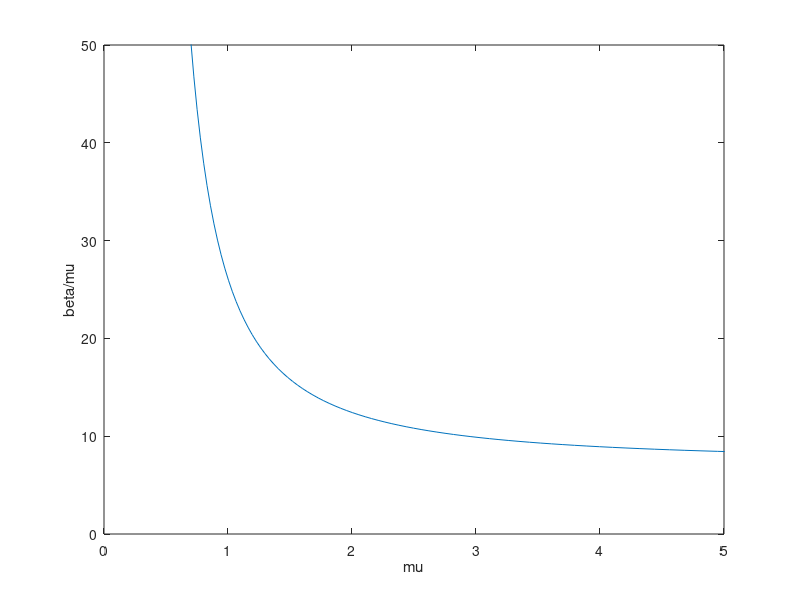

The MATLAB source for this figure: (Note: this script raises an error after producing the figure.)
% Copyright (c) 2021 Francesca Scarabel
% This code is distributed under the MIT license, see LICENSE for 
% licensing information. 
% 
% If using this code, please cite 
% Scarabel, Diekmann, Vermiglio, Numerical bifurcation analysis of renewal
% equations via pseudospectral approximation, available at 
% https://arxiv.org/abs/2012.05364

% MC_example22
% command line instructions for the MatCont continuation of the system defined
% in PS_example22.m
% (Gurney et al, Nature 1980)

clear;
clearvars -global cds
close all

%% Analytic Hopf curve

w = [1.7:0.01:3]'; % linspace(pi/2,pi-0.1,100)';

c1= w.*cos(w)./sin(w);
c2= -w./sin(w);

mmu = -c1;
bbeta = -c1.*exp(1+c2./c1);

figure
plot(mmu,bbeta./mmu); hold on
axis([0 5 0 50])
xlabel('mu'); ylabel('beta/mu')

%% Numerical continuation with Matcont

% Discretization parameters
M=20;

% Initial parameter values
tau_max=5; 
mu=4;
gamma=1;
aux=1;
par=[gamma,mu,aux,tau_max,M]';

% Approximated equilibrium corresponding to par
xeq=0;
yeq=[];

% Continuation parameters
ap1=1; % index of the continuation parameter in the vector par
ap2=2;
ap3=3;
TOL=1e-6;
TestTOL=1e-6;

%% Continuation process

MM=M; % dimension of the approximating ODE system
handles=feval(@PS_example22);
opt=contset;
global cds;

%% Equilibrium continuation from initial point [xeq;yeq]

display('Starting equilibrium continuation from initial point');
par0=par;

% set options
opt=contset(opt,'Singularities',1);
opt=contset(opt,'FunTolerance',TOL); opt=contset(opt,'VarTolerance',TOL);
opt=contset(opt,'TestTolerance',TestTOL);
opt=contset(opt,'Eigenvalues',1);
opt=contset(opt,'Backward',0);
opt=contset(opt,'MaxNumPoints',200);

state_eq=feval(handles{1},M,xeq,yeq,tau_max); % initializes equilibrium vector
[x0,v0]=init_EP_EP(@PS_example22,state_eq,par0,ap1);
[xe,ve,se,he,fe]=cont(@equilibrium,x0,v0,opt); xe(end,end)
jj=0;
while ((length(se)<3) && xe(end,end)>0.1 && jj<10)
    [xe,ve,se,he,fe]=cont(xe,ve,se,he,fe,cds);
    jj=jj+1;
end

%% Detection of singular points
% xe,ve,se,he,fe = output of previous continuation
% par = current parameter vector
% ap1 = index of continuation parameter in vector par

% BP, branching point
for ii=1:length(se)
    if strcmp(se(ii).label,'BP')==1
        BP_index=se(ii).index;
        sBP=se(ii);
        break;
    end
end
par(ap1)=xe(end,BP_index);
BP=xe(1:MM,BP_index);

xeBP=xe; veBP=ve; seBP=se; heBP=he; feBP=fe;
parBP=par;

%% Equilibrium continuation from BP
% BP = vector of variables at BP
% parBP = parameter vector at BP
% sBP = information about BP from previous continuation
display('Starting equilibrium continuation from BP');

% set options
%opt=contset(opt,'MaxNumPoints',100);
opt=contset(opt,'MaxStepsize',1);
opt=contset(opt,'Backward',0);

[x0,v0]=init_BP_EP(@PS_example22,BP,parBP,sBP,0.01);
[xe,ve,se,he,fe]=cont(@equilibrium,x0,v0,opt); xe(end,end)
jj=0;
while ( xe(end,end)<30 && xe(end,end)>0 && jj<10)
    [xe,ve,se,he,fe]=cont(xe,ve,se,he,fe,cds); xe(end,end)
    jj=jj+1;
end

% Plot
figure(1) 
cpl(xe,ve,se,[MM+1 1]);
xlabel('gamma');
title(['Bifurcation Example 2.2, mu=',num2str(mu),', M=',num2str(M)]);

%% Detection of singular points
% H, Hopf point

for ii=1:size(se)
    if (strcmp(se(ii).label,'H ')==1 && xe(end,se(ii).index)>0)
        H_index=se(ii).index;
        break;
    end
end
par(ap1)=xe(end,H_index);
H=xe(1:MM,H_index);

xeH=xe; veH=ve; seH=se; heH=he; feH=fe;
parH=par;

%% H continuation in two parameters
% H = vector of variables at H
% parH = parameter vector at H
% ap1,ap2 = index of continuation parameters in the vector par
display('Starting H continuation');

% set options
opt=contset(opt,'FunTolerance',TOL); opt=contset(opt,'VarTolerance',TOL);
opt=contset(opt,'TestTolerance',TOL);
opt=contset(opt,'Singularities',0);

% forward branch
opt=contset(opt,'Backward',0);

[x0,v0]=init_H_H(@PS_example22,H,parH,[ap1 ap2]);
[xh,vh,sh,hh,fh]=cont(@hopf,x0,[],opt); xh(MM+1,end)

jj=0;
while (xh(MM+2,1)<5 && xh(MM+2,end)<5 && xh(MM+2,1)>0.6 && xh(MM+2,end)>0.6 && jj<5)
     [xh,vh,sh,hh,fh]=cont(xh,vh,sh,hh,fh,cds); xh(MM+2,end)
      jj=jj+1;
end

%% backward branch
opt=contset(opt,'Backward',1);

[x0,v0]=init_H_H(@PS_example22,H,parH,[ap1 ap2]);
[xhb,vhb,shb,hhb,fhb]=cont(@hopf,x0,[],opt); xhb(MM+1,end)
% [xhb,vhb,shb,hhb,fhb]=cont(xhb,vhb,shb,hhb,fhb,cds); xhb(MM+1,end)

jj=0;
while (xhb(MM+2,1)<5 && xhb(MM+2,end)<5 && xhb(MM+2,1)>0.6 && xhb(MM+2,end)>0.6 && jj<5)
    [xhb,vhb,shb,hhb,fhb]=cont(xhb,vhb,shb,hhb,fhb,cds); xhb(MM+2,end)
    jj=jj+1;
end

%% Limit cycle continuation from H
% H = vector of variables at H
% parH = parameter vector at H
% ap1 = index of continuation parameter in vector par
display('Starting LC continuation from H');

% set options
TOL=1e-6;
opt=contset(opt,'FunTolerance',TOL); opt=contset(opt,'VarTolerance',TOL);
opt=contset(opt,'TestTolerance',TOL);

opt=contset(opt,'MaxNumPoints',200);
opt=contset(opt,'Singularities',1);
opt=contset(opt,'Multipliers',1);
opt=contset(opt,'MaxStepsize',10); %100
opt=contset(opt,'InitStepsize',1e-1);
opt=contset(opt,'Adapt',1);

ntst=40; % number of intervals
ncol=4; % degree of polynomial

[x0,v0]=init_H_LC(@PS_example22,H,parH,ap1,1e-2,ntst,ncol);
[xlc,vlc,slc,hlc,flc]= cont(@limitcycle,x0,v0,opt); xlc(end,end)
jj=1;
while ((length(slc)<5) && xlc(end,end)< 90 && jj<10)
    [xlc,vlc,slc,hlc,flc]= cont(xlc,vlc,slc,hlc,flc,cds); xlc(end,end)
    jj=jj+1;
end

% save(['M',num2str(M),'_Example22_tau_',num2str(tau_max),'_ntst_',num2str(ntst)]);

%% detection of PD bifurcation

SPD=1;
for S=1:size(slc)
    if strcmp(slc(S).label,'PD ')==1
        PD_index=slc(S).index;
        SPD=S;
        break;
    end
end

par_PD=xlc(end,PD_index);
parPD=parH;
parPD(ap1)=par_PD;

%% PD continuation in two parameters % ap1,ap2 = index of continuation
% parameters in the vector par display('Starting PD continuation');
% 
TOL=1e-6;
FunTOL=1e-6;

% set options
opt=contset(opt,'FunTolerance',FunTOL); opt=contset(opt,'VarTolerance',TOL);
opt=contset(opt,'TestTolerance',TOL); %opt=contset(opt,'Singularities',1);
opt=contset(opt,'Eigenvalues',0);
opt=contset(opt,'Multipliers',0); 
opt=contset(opt,'Singularities',0);
opt=contset(opt,'MaxNumPoints',50);
opt=contset(opt,'MaxStepsize',100);

% forward branch
opt=contset(opt,'Backward',0);

[x0,v0]=init_PD_PD(@PS_example22,xlc,slc(SPD),[ap1 ap2],ntst,ncol);
[xpd,vpd,spd,hpd,fpd]=cont(@perioddoubling,x0,v0,opt); % 
l=size(xpd,1);

jj=0; 
while (xpd(l,1)<5 && xpd(l,end)<5 && xpd(l,1)>0.6 && xpd(l,end)>0.6 && jj<5) %
    [xpd,vpd,spd,hpd,fpd]=cont(xpd,vpd,spd,hpd,fpd,cds); 
    xpd(l,end) %   
    xpd(end-1,end)./xpd(end,end)
    jj=jj+1;
end

% save(['M',num2str(M),'_Example22_tau_',num2str(tau_max),'_ntst_',num2str(ntst)]);

%% backward branch
opt=contset(opt,'Backward',1);
opt=contset(opt,'MaxStepsize',100);

[x0,v0]=init_PD_PD(@PS_example22,xlc,slc(SPD),[ap1 ap2],ntst,ncol);
[xpd1,vpd1,spd1,hpd1,fpd1]=cont(@perioddoubling,x0,v0,opt); % 

jj=0; 
while (xpd1(l,1)<5 && xpd1(l,end)<5 && xpd1(l,1)>0.6 && xpd1(l,end)>0.6 && jj<5) %  
    [xpd1,vpd1,spd1,hpd1,fpd1]=cont(xpd1,vpd1,spd1,hpd1,fpd1,cds); xpd1(l,end) %       
    jj=jj+1;
end

% save(['M',num2str(M),'_Example22_tau_',num2str(tau_max),'_ntst_',num2str(ntst)]);

% PLOTS
%% Plot of stability regions

figure(2); clf
plot([0;5], [1;1], 'g'); hold on % existence
plot(xh(MM+2,:),xh(MM+1,:)./xh(MM+2,:),'b'); % Hopf
plot(xhb(MM+2,:),xhb(MM+1,:)./xhb(MM+2,:), 'b')
plot(xpd(end,:),xpd(end-1,:)./xpd(end,:),'r'); % Period doubling
plot(xpd1(end,:),xpd1(end-1,:)./xpd1(end,:),'r'); % Period doubling
axis([0 5 0 50]);
xlabel('mu'); ylabel('gamma/mu');
title(['Stability regions, M=',num2str(M),', tau=',num2str(tau_max)]);
% savefig(['M',num2str(M),'_PD_curve_tau_',num2str(tau_max),'_ntst_',num2str(ntst)]); % ]); %

%% Plot of bifurcation diagram

figure(1); clf; % bifurcation diagram in the sun-star variable
cpl(xeBP,veBP,seBP,[MM+1 1]); hold on;
cpl(xeH,veH,seH,[MM+1 1]);
xlabel('gamma');
title(['Bifurcation Example 2.2, mu=',num2str(mu),', M=',num2str(M)]);
plot(xlc(end,:),upperbound,'g',xlc(end,:),lowerbound,'g');
% ylabel('max/min','interpreter','latex')

for ii=2:length(slc)-1
    index=slc(ii).index;
    plot(xlc(end,index),upperbound(index),'or',xlc(end,index),lowerbound(index),'or');
end
% savefig(['M',num2str(M),'_bif_diagram_tau_',num2str(tau_max),'_ntst_',num2str(ntst)]);
